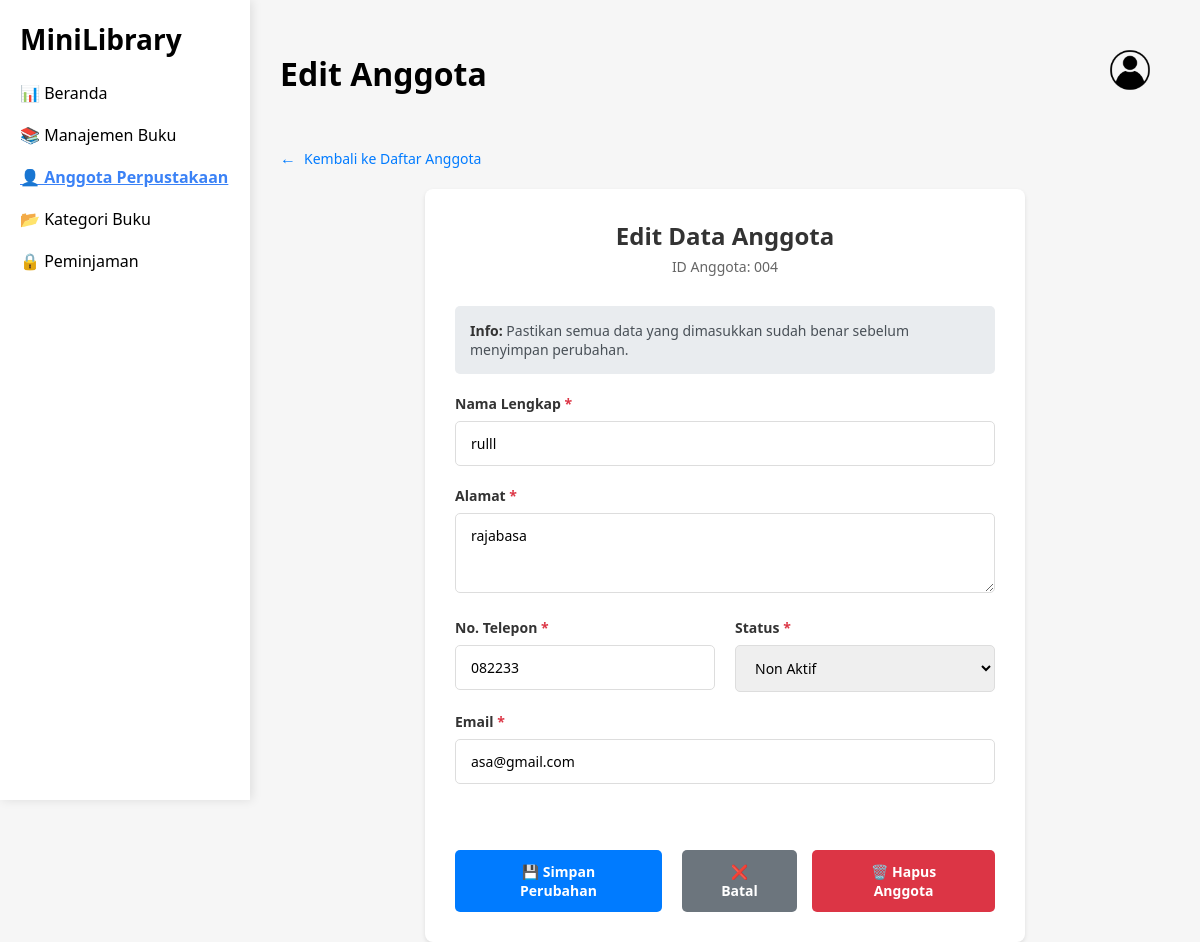
/WEB_UAP/edit_anggota.php?id=4 (signed in), run on the app's committed database.
### tables this page shows
CREATE TABLE `anggota` (
  `id` int(11) NOT NULL,
  `nama` varchar(100) NOT NULL,
  `alamat` text NOT NULL,
  `telepon` varchar(15) NOT NULL,
  `email` varchar(100) NOT NULL,
  `status` enum('Aktif','Non Aktif') DEFAULT 'Aktif',
  `created_at` timestamp NOT NULL DEFAULT current_timestamp()
);

### WEB_UAP/edit_anggota.php (the view, shortened to what this page needs)
<?php
include 'koneksi.php';
$id = mysqli_real_escape_string($conn, $_GET['id']);
$query = "SELECT * FROM anggota WHERE id = '$id'";
$result = mysqli_query($conn, $query);
$anggota = mysqli_fetch_assoc($result);
?>
<!DOCTYPE html>
<html>
<head>
    <link rel="stylesheet" href="assets/style.css">
</head>
<body>
<div class="sidebar">
    <h2>MiniLibrary</h2>
    <a href="dashboard.php">📊 Beranda</a>
    <a href="manajemen.php">📚 Manajemen Buku</a>
    <a class="active" href="anggota.php">👤 Anggota Perpustakaan</a>
    <a href="kategori.php">📂 Kategori Buku</a>
    <a href="peminjaman.php">🔒 Peminjaman</a>
</div>
<div class="content">
    <div class="topbar">
        <h1>Edit Anggota</h1>
        <div class="profile">
            <img src="assets/profile.png" alt="Profile" class="profile-img">
        </div>
    </div>
    <a href="anggota.php" class="back-link">Kembali ke Daftar Anggota</a>
    <div class="form-container">
        <div class="form-header">
            <h2>Edit Data Anggota</h2>
            <div class="member-id">ID Anggota: <?php echo str_pad($id, 3, '0', STR_PAD_LEFT); ?></div>
        </div>
        <div class="info-box">
            <strong>Info:</strong> Pastikan semua data yang dimasukkan sudah benar sebelum menyimpan perubahan.
        </div>
        <form method="POST" action="" id="editAnggotaForm">
            <div class="form-group">
                <label for="nama">Nama Lengkap <span class="required">*</span></label>
                <input type="text" id="nama" name="nama" required
                       value="<?php echo htmlspecialchars($anggota['nama']); ?>"
                       placeholder="Masukkan nama lengkap">
            </div>
            <div class="form-group">
                <label for="alamat">Alamat <span class="required">*</span></label>
                <textarea id="alamat" name="alamat" required
                          placeholder="Masukkan alamat lengkap"><?php echo htmlspecialchars($anggota['alamat']); ?></textarea>
            </div>
            <div class="form-row">
                <div class="form-group">
                    <label for="telepon">No. Telepon <span class="required">*</span></label>
                    <input type="tel" id="telepon" name="telepon" required
                           value="<?php echo htmlspecialchars($anggota['telepon']); ?>"
                           placeholder="Contoh: 08123456789">
                </div>
                <div class="form-group">
                    <label for="status">Status <span class="required">*</span></label>
                    <select id="status" name="status" required>
                        <option value="Non Aktif" <?php echo ($anggota['status'] == 'Non Aktif') ? 'selected' : ''; ?>>Non Aktif</option>
                    </select>
                </div>
            </div>
            <div class="form-group">
                <label for="email">Email <span class="required">*</span></label>
                <input type="email" id="email" name="email" required
                       value="<?php echo htmlspecialchars($anggota['email']); ?>"
                       placeholder="contoh@email.com">
            </div>
            <div class="form-actions">
                <button type="submit" class="btn btn-primary">💾 Simpan Perubahan</button>
                <a href="anggota.php" class="btn btn-secondary">❌ Batal</a>
                <a href="hapus_anggota.php?id=<?php echo $id; ?>" class="btn btn-danger"
                   onclick="return confirm('Apakah Anda yakin ingin menghapus anggota ini?')">🗑️ Hapus Anggota</a>
            </div>
        </form>
    </div>
</div>
</body>
</html>

### WEB_UAP/assets/style.css (style rules this page uses)
* { margin: 0; padding: 0; box-sizing: border-box; font-family: 'Segoe UI', sans-serif; }
body { display: flex; height: 100vh; }
h2 { font-size: 28px; margin-bottom: 24px; }
form { display: flex; flex-direction: column; }
input[type="email"], input[type="password"] { padding: 12px; margin-bottom: 16px; border: 1px solid #ccc; border-radius: 30px; }
button { padding: 12px; border: none; border-radius: 30px; background-color: #1E90FF; color: white; font-weight: bold; cursor: pointer; font-size: 14px; }
body { margin: 0; font-family: sans-serif; display: flex; background-color: #f6f6f6; }
.sidebar { width: 250px; background: white; box-shadow: 2px 0 10px rgba(0,0,0,0.1); padding: 20px; }
.sidebar h2 { font-weight: bold; }
.sidebar a { display: block; margin: 20px 0; text-decoration: none; color: black; }
.sidebar a.active { color: #3b82f6; font-weight: bold; text-decoration: underline; }
.content { flex: 1; padding: 30px; }
.topbar { display: flex; justify-content: space-between; align-items: center; margin-bottom: 30px; }
.topbar h1 { margin: 0; }
.topbar .profile { font-size: 25px; color: red; }
.profile-img { width: 80px; height: 80px; border-radius: 50%; object-fit: cover; }
button { padding: 8px 12px; margin-right: 5px; cursor: pointer; }

### WEB_UAP/edit_anggota.php (style rules this page uses)
.form-container { background: white; padding: 30px; border-radius: 8px; box-shadow: 0 2px 4px rgba(0,0,0,0.1); max-width: 600px; margin: 0 auto; }
.form-header { margin-bottom: 30px; text-align: center; }
.form-header h2 { color: #333; margin: 0; font-size: 24px; }
.form-header .member-id { color: #666; font-size: 14px; margin-top: 5px; }
.form-group { margin-bottom: 20px; }
.form-group label { display: block; margin-bottom: 8px; font-weight: 600; color: #333; font-size: 14px; }
.form-group input, .form-group select, .form-group textarea { width: 100%; padding: 12px 15px; border: 1px solid #ddd; border-radius: 5px; font-size: 14px; box-sizing: border-box; transition: border-color 0.3s; }
.form-group textarea { resize: vertical; min-height: 80px; }
.required { color: #dc3545; }
.form-actions { display: flex; gap: 15px; justify-content: center; margin-top: 30px; }
.btn { padding: 12px 30px; border: none; border-radius: 5px; font-size: 14px; font-weight: 600; cursor: pointer; text-decoration: none; display: inline-block; text-align: center; transition: all 0.3s; }
.btn-primary { background: #007bff; color: white; }
.btn-secondary { background: #6c757d; color: white; }
.btn-danger { background: #dc3545; color: white; }
.back-link { display: inline-flex; align-items: center; color: #007bff; text-decoration: none; margin-bottom: 20px; font-size: 14px; }
.back-link::before { content: "←"; margin-right: 8px; font-size: 16px; }
.form-row { display: flex; gap: 20px; }
.form-row .form-group { flex: 1; }
.info-box { background: #e9ecef; padding: 15px; border-radius: 5px; margin-bottom: 20px; font-size: 14px; color: #495057; }
.info-box strong { color: #333; }

### data on the page
anggota: nama "rulll", alamat "rajabasa", telepon "082233", status "Non Aktif", email "asa@gmail.com"

### other printed values
str_pad($id, 3, '0', STR_PAD_LEFT) "004"
